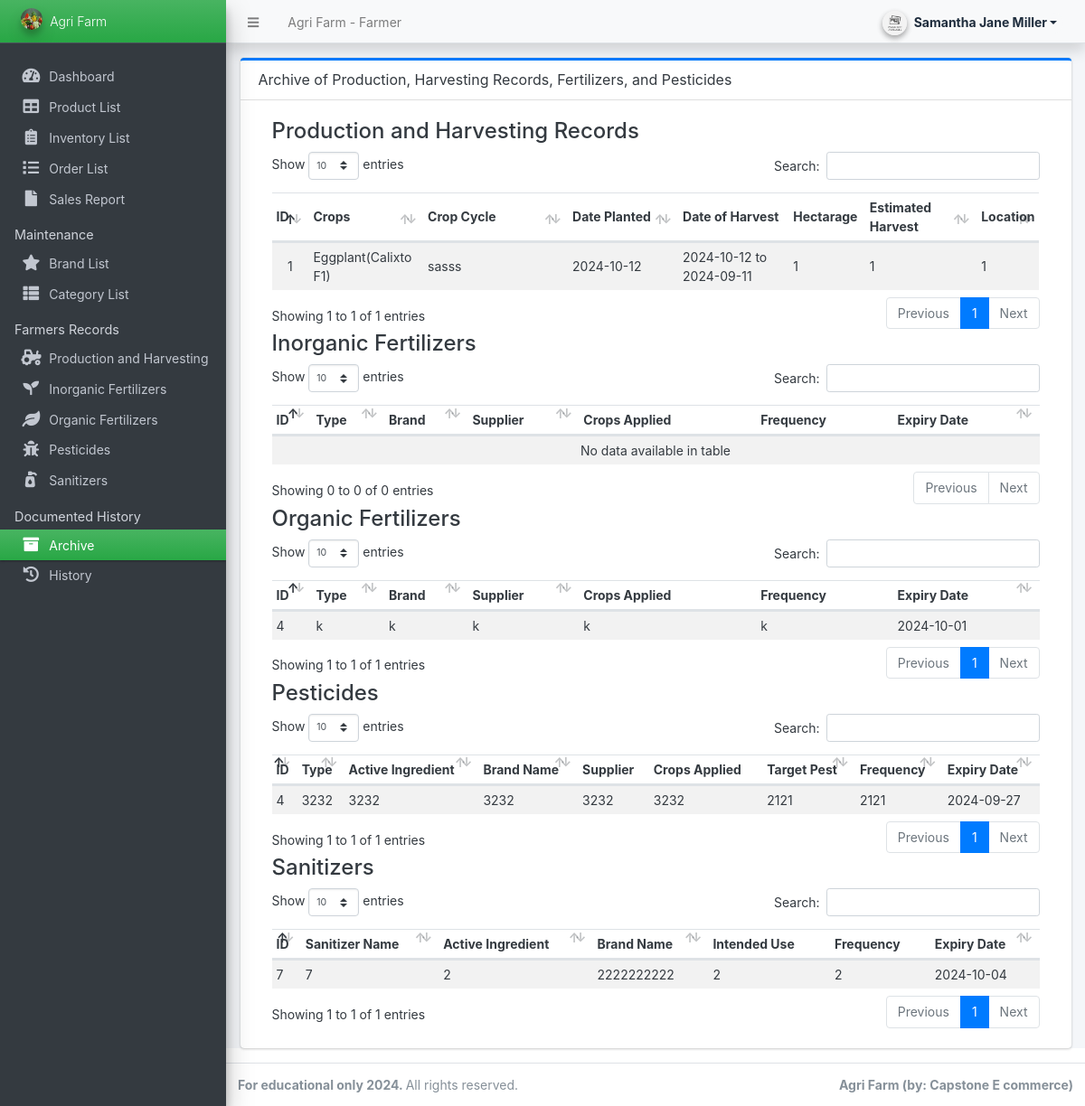
Before: /farmer/?page=archive (signed in) with the older database file.
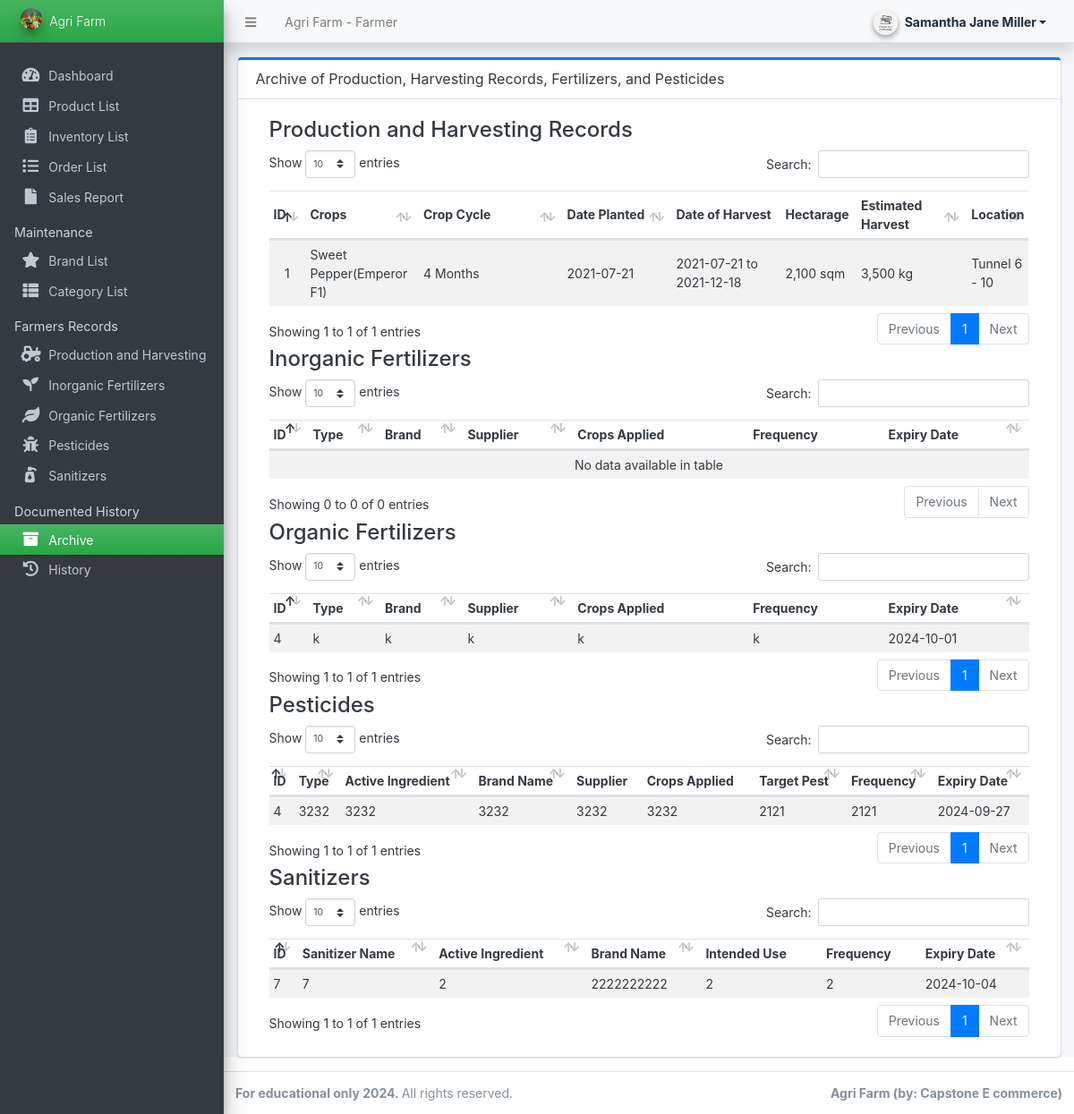
After: the same page with the newer database file.
### tables this page shows
CREATE TABLE `production_harvesting` (
  `id` int(11) NOT NULL,
  `user_id` int(11) NOT NULL,
  `crops` varchar(255) NOT NULL,
  `crop_cycle` varchar(255) NOT NULL,
  `date_planted` date NOT NULL,
  `date_harvest` date NOT NULL,
  `hectarage` varchar(255) NOT NULL,
  `harvest_kg` varchar(255) NOT NULL,
  `location` varchar(255) NOT NULL,
  `delete_flag` tinyint(1) NOT NULL DEFAULT 0
);

CREATE TABLE `organic_fertilizers` (
  `id` int(11) NOT NULL,
  `user_id` int(11) NOT NULL,
  `type` varchar(255) NOT NULL,
  `brand` varchar(255) NOT NULL,
  `supplier` varchar(255) NOT NULL,
  `crops_applied` varchar(255) NOT NULL,
  `frequency` varchar(255) NOT NULL,
  `expiry_date` date NOT NULL,
  `delete_flag` tinyint(1) NOT NULL DEFAULT 0
);

CREATE TABLE `pesticides` (
  `id` int(11) NOT NULL,
  `user_id` int(11) NOT NULL,
  `type` varchar(255) NOT NULL,
  `active_ingredient` varchar(255) NOT NULL,
  `brand_name` varchar(255) NOT NULL,
  `supplier` varchar(255) NOT NULL,
  `crops_applied` varchar(255) NOT NULL,
  `target_pest` varchar(255) NOT NULL,
  `frequency` varchar(255) NOT NULL,
  `expiry_date` date NOT NULL,
  `delete_flag` tinyint(1) NOT NULL DEFAULT 0
);

CREATE TABLE `sanitizers` (
  `id` int(11) NOT NULL,
  `user_id` int(11) NOT NULL,
  `sanitizer_name` varchar(255) NOT NULL,
  `active_ingredient` varchar(255) NOT NULL,
  `brand_name` varchar(255) NOT NULL,
  `intended_use` varchar(255) NOT NULL,
  `frequency` varchar(255) NOT NULL,
  `expiry_date` date NOT NULL,
  `delete_flag` tinyint(1) NOT NULL DEFAULT 0
);

### farmer/archive/index.php (the view, shortened to what the changed rows need)
<div class="card card-outline card-primary">
    <div class="card-body">
        <div class="container-fluid">
            <div class="container-fluid">
                <table class="table table-hover table-striped">
                    <colgroup>
                    </colgroup>
                    <thead>
                        <tr>
                            <th>ID</th>
                            <th>Crops</th>
                            <th>Crop Cycle</th>
                            <th>Date Planted</th>
                            <th>Date of Harvest</th>
                            <th>Hectarage</th>
                            <th>Estimated Harvest</th>
                            <th>Location</th>
                        </tr>
                    </thead>
                    <tbody>
                        <?php
                        $i = 1;
                        $user_id = isset($_SESSION['userdata']['id']) ? $_SESSION['userdata']['id'] : null;
                        $qry = $conn->query("SELECT * FROM `production_harvesting` WHERE `user_id` = {$user_id} AND `delete_flag` = 1 ORDER BY `id` DESC");
                        while ($row = $qry->fetch_assoc()):
                            $harvest_date = $row['date_planted'] . ' to ' . $row['date_harvest'];
                        ?>
                            <tr>
                                <td class="text-center"><?php echo $i++; ?></td>
                                <td><?php echo htmlspecialchars($row['crops']); ?></td>
                                <td><?php echo htmlspecialchars($row['crop_cycle']); ?></td>
                                <td><?php echo date("Y-m-d", strtotime($row['date_planted'])); ?></td>
                                <td><?php echo htmlspecialchars($harvest_date); ?></td>
                                <td><?php echo htmlspecialchars($row['hectarage']); ?></td>
                                <td><?php echo htmlspecialchars($row['harvest_kg']); ?></td>
                                <td><?php echo htmlspecialchars($row['location']); ?></td>
                            </tr>
                        <?php endwhile; ?>
                    </tbody>
                </table>
                <table class="table table-hover table-striped">
                    <thead>
                        <tr>
                            <th>ID</th>
                            <th>Type</th>
                            <th>Brand</th>
                            <th>Supplier</th>
                            <th>Crops Applied</th>
                            <th>Frequency</th>
                            <th>Expiry Date</th>
                        </tr>
                    </thead>
                </table>
                <table class="table table-hover table-striped">
                    <thead>
                        <tr>
                            <th>ID</th>
                            <th>Type</th>
                            <th>Brand</th>
                            <th>Supplier</th>
                            <th>Crops Applied</th>
                            <th>Frequency</th>
                            <th>Expiry Date</th>
                        </tr>
                    </thead>
                    <tbody>
                        <?php
                        $qry = $conn->query("SELECT * FROM `organic_fertilizers` WHERE `user_id` = {$user_id} AND `delete_flag` = 1 ORDER BY `id` DESC");
                        while ($row = $qry->fetch_assoc()):
                        ?>
                            <tr>
                                <td><?php echo $row['id']; ?></td>
                                <td><?php echo htmlspecialchars($row['type']); ?></td>
                                <td><?php echo htmlspecialchars($row['brand']); ?></td>
                                <td><?php echo htmlspecialchars($row['supplier']); ?></td>
                                <td><?php echo htmlspecialchars($row['crops_applied']); ?></td>
                                <td><?php echo htmlspecialchars($row['frequency']); ?></td>
                                <td><?php echo htmlspecialchars($row['expiry_date']); ?></td>
                            </tr>
                        <?php endwhile; ?>
                    </tbody>
                </table>
                <table class="table table-hover table-striped">
                    <thead>
                        <tr>
                            <th>ID</th>
                            <th>Type</th>
                            <th>Active Ingredient</th>
                            <th>Brand Name</th>
                            <th>Supplier</th>
                            <th>Crops Applied</th>
                            <th>Target Pest</th>
                            <th>Frequency</th>
                            <th>Expiry Date</th>
                        </tr>
                    </thead>
                    <tbody>
                        <?php
                        $qry = $conn->query("SELECT * FROM `pesticides` WHERE `user_id` = {$user_id} AND `delete_flag` = 1 ORDER BY `id` DESC");
                        while ($row = $qry->fetch_assoc()):
                        ?>
                            <tr>
                                <td><?php echo $row['id']; ?></td>
                                <td><?php echo htmlspecialchars($row['type']); ?></td>
                                <td><?php echo htmlspecialchars($row['active_ingredient']); ?></td>
                                <td><?php echo htmlspecialchars($row['brand_name']); ?></td>
                                <td><?php echo htmlspecialchars($row['supplier']); ?></td>
                                <td><?php echo htmlspecialchars($row['crops_applied']); ?></td>
                                <td><?php echo htmlspecialchars($row['target_pest']); ?></td>
                                <td><?php echo htmlspecialchars($row['frequency']); ?></td>
                                <td><?php echo htmlspecialchars($row['expiry_date']); ?></td>
                            </tr>
                        <?php endwhile; ?>
                    </tbody>
                </table>
                <table class="table table-hover table-striped">
                    <thead>
                        <tr>
                            <th>ID</th>
                            <th>Sanitizer Name</th>
                            <th>Active Ingredient</th>
                            <th>Brand Name</th>
                            <th>Intended Use</th>
                            <th>Frequency</th>
                            <th>Expiry Date</th>
                        </tr>
                    </thead>
                    <tbody>
                        <?php
                        $qry = $conn->query("SELECT * FROM `sanitizers` WHERE `user_id` = {$user_id} AND `delete_flag` = 1 ORDER BY `id` DESC");
                        while ($row = $qry->fetch_assoc()):
                        ?>
                            <tr>
                                <td><?php echo $row['id']; ?></td>
                                <td><?php echo htmlspecialchars($row['id']); ?></td>
                                <td><?php echo htmlspecialchars($row['sanitizer_name']); ?></td>
                                <td><?php echo htmlspecialchars($row['active_ingredient']); ?></td>
                                <td><?php echo htmlspecialchars($row['brand_name']); ?></td>
                                <td><?php echo htmlspecialchars($row['intended_use']); ?></td>
                                <td><?php echo htmlspecialchars($row['expiry_date']); ?></td>
                            </tr>
                        <?php endwhile; ?>
                    </tbody>
                </table>
            </div>
        </div>
    </div>
</div>

Changed rows visible on the page:
no longer on this page (row edited): production_harvesting: crops "Eggplant(Calixto F1)", crop_cycle "sasss", date_planted "2024-10-12", harvest_date "2024-10-12 to 2024-09-11", hectarage "1", harvest_kg "1", location "1"
now on this page (row edited): production_harvesting: crops "Sweet Pepper(Emperor F1)", crop_cycle "4 Months", date_planted "2021-07-21", harvest_date "2021-07-21 to 2021-12-18", hectarage "2,100 sqm", harvest_kg "3,500 kg", location "Tunnel 6 - 10"
